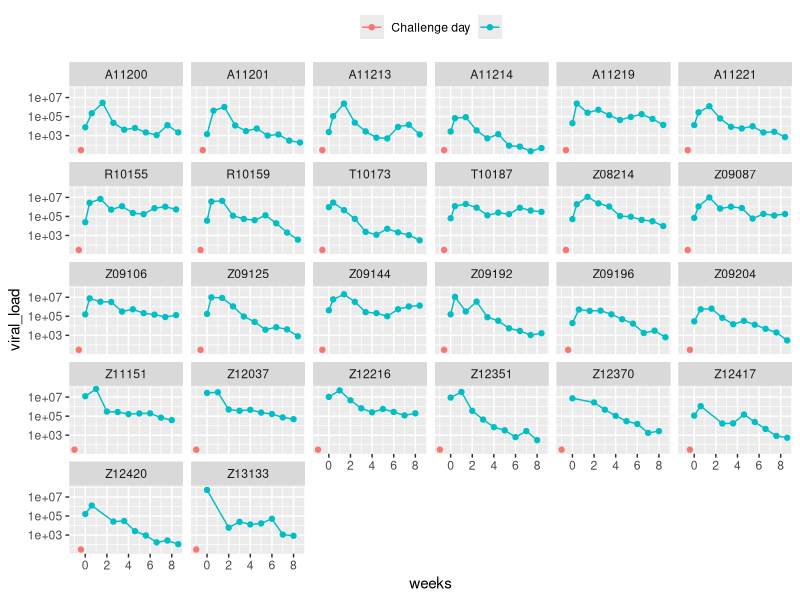

This chart was generated by the following R code: (Note: this script raises an error after producing the figure.)
## ---- chunk 1
knitr::opts_chunk$set(echo = TRUE)
library(tidyverse)
## ---- chunk 2
library(dplyr)
library(tidyr)
library(ggplot2)

raw_VL = read.csv("../raw-data/VL.csv") %>%
  select(weeks, everything(), -X) %>%
  gather(animal_id, viral_load, -weeks) %>%
  filter(!is.na(viral_load) & weeks < 10 & weeks >= 0) %>%
  group_by(animal_id) %>%
  mutate(
    firstpos_wk = min(weeks[weeks > 0]),
    true_time0 = -firstpos_wk,
    weeks = weeks - firstpos_wk,
    log10_VL = log10(viral_load)
    )

## ---- chunk 3

ggplot(raw_VL, aes(x = weeks, y = viral_load, colour = factor(weeks >= 0))) +
  geom_point() +
  geom_line() +
  scale_color_discrete("", labels = c("Challenge day", "")) +
  scale_y_log10() +
  facet_wrap(~animal_id) +
  theme(legend.position = "top")

## ---- chunk 4
raw_VL %>%
  subset(weeks >= 0) %>%
  select(animal_id, weeks, viral_load, log10_VL, true_time0) %>%
  write_csv("../data/nhp_data.csv")
